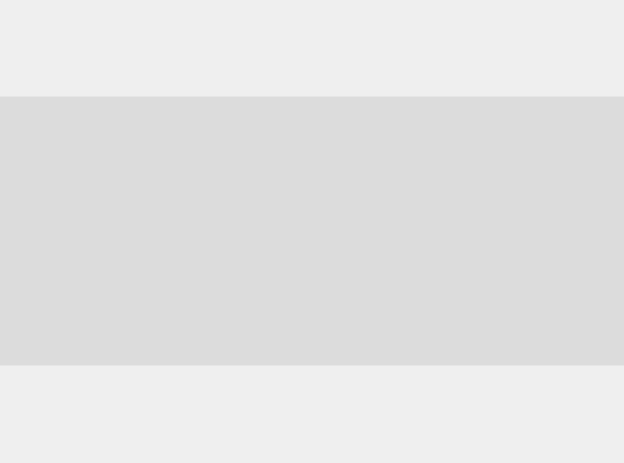
<?xml version="1.0" encoding="UTF-8"?>
<ui version="4.0">
 <class>CollectionsWidget</class>
 <widget class="QWidget" name="CollectionsWidget">
  <property name="geometry">
   <rect>
    <x>0</x>
    <y>0</y>
    <width>624</width>
    <height>463</height>
   </rect>
  </property>
  <property name="windowTitle">
   <string/>
  </property>
  <layout class="QHBoxLayout" name="horizontalLayout">
   <property name="spacing">
    <number>0</number>
   </property>
   <property name="margin">
    <number>0</number>
   </property>
   <item>
    <widget class="QFrame" name="frame">
     <property name="sizePolicy">
      <sizepolicy hsizetype="Expanding" vsizetype="Preferred">
       <horstretch>0</horstretch>
       <verstretch>0</verstretch>
      </sizepolicy>
     </property>
     <property name="minimumSize">
      <size>
       <width>600</width>
       <height>270</height>
      </size>
     </property>
     <property name="maximumSize">
      <size>
       <width>16777215</width>
       <height>270</height>
      </size>
     </property>
     <property name="styleSheet">
      <string notr="true">#frame{
background-color: rgba(0, 0, 0, 20);
border-top: 1px solid rgba(255, 255, 255, 75);/*white*/
border-bottom: 1px solid rgba(255, 255, 255, 75);/*white*/
}</string>
     </property>
     <property name="frameShape">
      <enum>QFrame::NoFrame</enum>
     </property>
     <property name="frameShadow">
      <enum>QFrame::Raised</enum>
     </property>
     <layout class="QGridLayout" name="gridLayout_3">
      <property name="topMargin">
       <number>20</number>
      </property>
      <property name="bottomMargin">
       <number>20</number>
      </property>
      <property name="horizontalSpacing">
       <number>30</number>
      </property>
      <item row="0" column="0">
       <spacer name="horizontalSpacer">
        <property name="orientation">
         <enum>Qt::Horizontal</enum>
        </property>
        <property name="sizeHint" stdset="0">
         <size>
          <width>40</width>
          <height>20</height>
         </size>
        </property>
       </spacer>
      </item>
      <item row="0" column="1">
       <layout class="QVBoxLayout" name="verticalLayout">
        <property name="spacing">
         <number>5</number>
        </property>
        <property name="leftMargin">
         <number>10</number>
        </property>
        <property name="rightMargin">
         <number>10</number>
        </property>
        <item>
         <widget class="QListWidget" name="collectionList">
          <property name="sizePolicy">
           <sizepolicy hsizetype="Preferred" vsizetype="Preferred">
            <horstretch>0</horstretch>
            <verstretch>0</verstretch>
           </sizepolicy>
          </property>
          <property name="minimumSize">
           <size>
            <width>500</width>
            <height>230</height>
           </size>
          </property>
          <property name="maximumSize">
           <size>
            <width>500</width>
            <height>230</height>
           </size>
          </property>
          <property name="styleSheet">
           <string notr="true">#collectionList{background-color: rgba(0,0,0,0);}</string>
          </property>
          <property name="frameShape">
           <enum>QFrame::NoFrame</enum>
          </property>
          <property name="iconSize">
           <size>
            <width>0</width>
            <height>0</height>
           </size>
          </property>
          <property name="spacing">
           <number>2</number>
          </property>
          <property name="uniformItemSizes">
           <bool>false</bool>
          </property>
         </widget>
        </item>
       </layout>
      </item>
      <item row="0" column="2">
       <spacer name="horizontalSpacer_2">
        <property name="orientation">
         <enum>Qt::Horizontal</enum>
        </property>
        <property name="sizeHint" stdset="0">
         <size>
          <width>40</width>
          <height>20</height>
         </size>
        </property>
       </spacer>
      </item>
     </layout>
    </widget>
   </item>
  </layout>
 </widget>
 <resources/>
 <connections/>
</ui>
